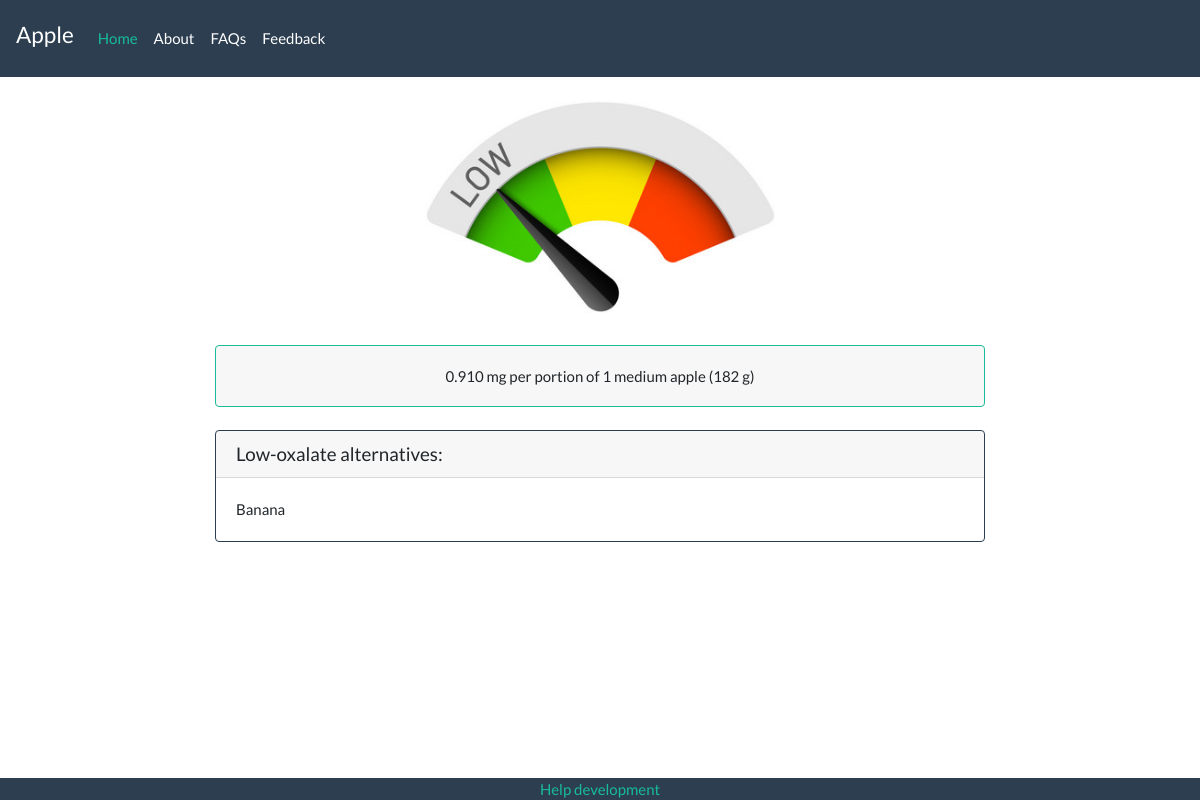
/lookup/i/Apple/, run on the app's committed database.
### lookup/models.py (models this page shows, shortened)
class Ingredient(models.Model):
	name = models.CharField(max_length=50)
	portion_desc = models.CharField(max_length=50)
	portion_grams = models.IntegerField()
	alternatives = models.CharField(max_length=200)
	ox_per_100g = models.DecimalField(max_digits=5, decimal_places=2)
	sources = models.TextField()
	@property
	def ox_per_portion(self):
		return self.portion_grams * (self.ox_per_100g / 100)

### lookup/views.py (the view)
# urls.py: path('i/<ingr_name>/', views.ingredient, name='ingredient'),
def ingredient(request, ingr_name):
	ingredient = get_object_or_404(Ingredient, name=ingr_name)
	context = {
		'name': ingr_name,
		'sources': ingredient.sources,
		'ox_per_portion': ingredient.ox_per_portion,
		'portion_desc': ingredient.portion_desc,
		'portion_grams': ingredient.portion_grams,
		'alternatives': ingredient.alternatives,
	}
	return render(request, 'ingredient.html', context)

### lookup/templates/ingredient.html (shortened to what this page needs)
{% extends 'base.html' %}
{% block custom_css %}
{% load static %}
<link rel="stylesheet" type="text/css" href="{% static 'css/mealingredient.css' %}">
{% endblock %}
{% block navbar_main %}
{{ name }}
{% endblock %}
{% block content %}
<section class="jumbotron">
	<div class="container text-center">
    <br>
    {% if ox_per_portion <= 10 %}
		  <img src="{% static 'lookup/low.png' %}" class="img-fluid w-100" alt="My image">
    {% elif ox_per_portion <= 25 %}
      <img src="{% static 'lookup/mod.png' %}" class="img-fluid w-100" alt="My image">
    {% else %}
      <img src="{% static 'lookup/high.png' %}" class="img-fluid w-100" alt="My image">
    {% endif %}
	</div>
</section>
<div class="container">
  <div class="accordion" id="accordionExample">
    <div class="card border-success">
      <div class="card-header" id="headingOne">
        <h2 class="mb-0">
          <button class="btn btn-block text-center" type="button" data-toggle="collapse" data-target="#collapseOne" aria-expanded="true" aria-controls="collapseOne">
            {{ ox_per_portion }} mg per portion of {{ portion_desc }} ({{ portion_grams }} g)
          </button>
        </h2>
      </div>
    </div>
  </div>
</div>
<br>
{% if alternatives != 'none' %}
  <div class="container">
    <div class="card border-primary">
        <h5 class="card-header">Low-oxalate alternatives:</h5>
        <div class="card-body">
          {{ alternatives }}
        </div>
    </div>
  </div>
{% endif %}
<div class="bg-primary fixed-bottom">
      <div class="container">
      <div class="row justify-content-center">
        <div class="text-center">
          <a href="#">Help development</a>
        </div>
      </div>
    </div>
</div>
{% endblock %}

### lookup/static/css/mealingredient.css (style rules this page uses)
.container { max-width: 800px; }
.img-fluid { max-width: 350px; }
.jumbotron { padding: 0px; background-color:transparent !important; }

### data on the page
Ingredient: name "Apple", portion_desc "1 medium apple", alternatives "Banana"

### other printed values
{{ ox_per_portion }} "0.910"
{{ portion_grams }} "182"
